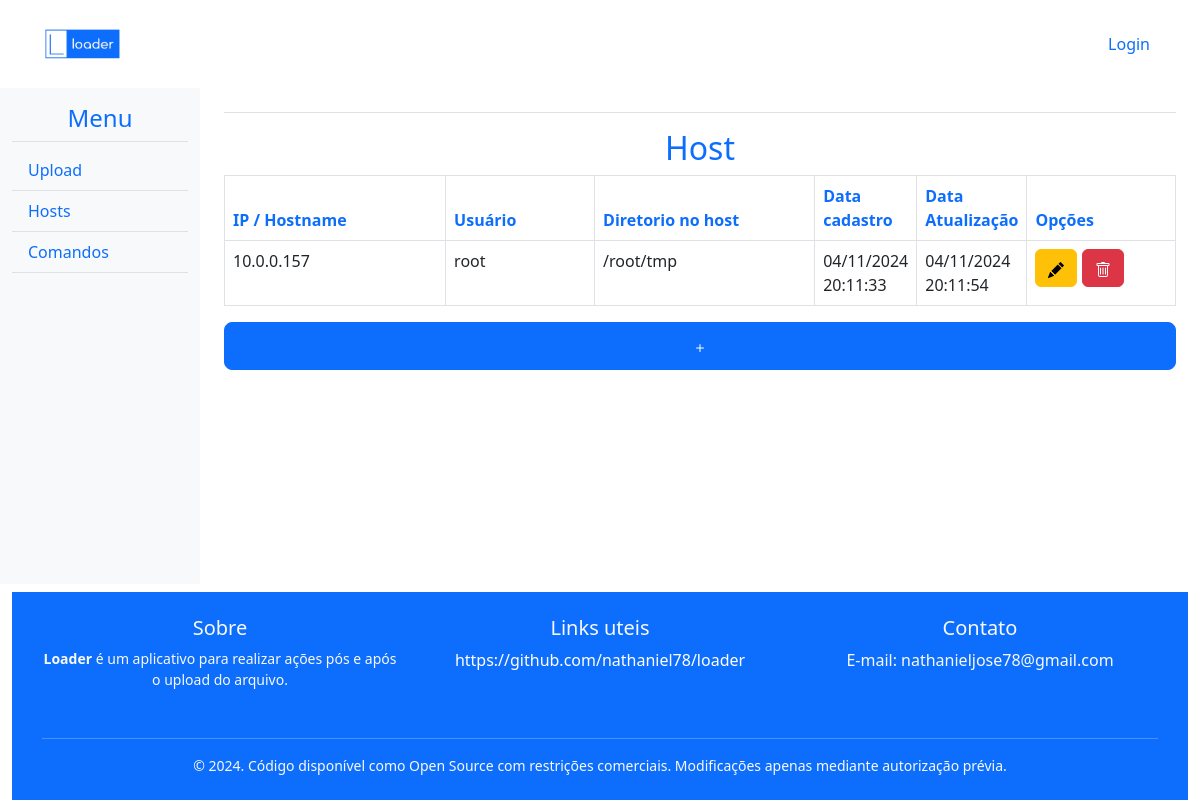
The app's page /host/list/, older data.
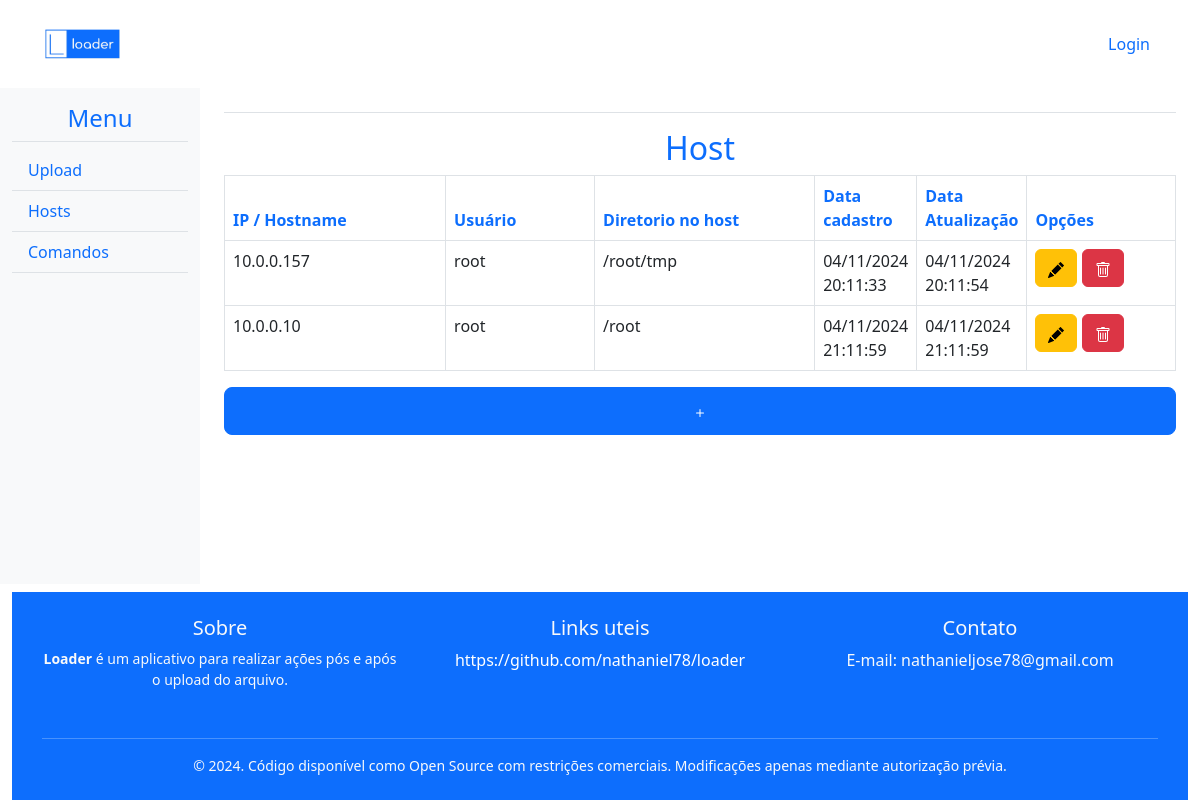
The same page, newer data.
### app/models.py (models this page shows, shortened)
class Host(models.Model):
    host_ip = models.GenericIPAddressField(blank=False, null=False)
    host_user = models.CharField(max_length=50, blank=False, null=False)
    host_password = models.CharField(max_length=200, blank=True, null=True)
    host_dir = models.CharField(max_length=255, blank=False, null=False)
    date_create = models.DateTimeField(auto_now_add=True, editable=False)
    date_update = models.DateTimeField(auto_now=True)

### app/views.py (the view)
# urls.py: path('host/list/', HostView.as_view(), name='host_list'),
class HostView(View):
    def get(self, request):
        lista = Host.objects.all()
        hosts = pagination_utils.Pagination.pg_default(request, lista, 10)
        context = {
            'hosts': hosts,
        }
        return render(request, 'pages/host.html', context)

### app/utils/pagination_utils.py (called while the page is built)
  def pg_default(request, lista, qtd=PAG_QTD):
        page = request.GET.get('page', 1) # type: ignore
        paginator = Paginator(lista, qtd)
        try:
            pg = paginator.page(page)
            return pg
        except PageNotAnInteger: # noqa: F821
            pg = pginator.page(1) # noqa: F821
            return pg
        except EmptyPage: # noqa: F821
            pg = paginator.page(paginator.num_pages)
            return pg

### app/templates/pages/host.html (shortened to what this page needs)
{% extends 'fragments/base.html' %}
{% block content %}
    <h2 class="text-center text-primary">Host</h2>
    <div class="table-responsive">
        <table class="table table-bordered" id="dataTable" width="100%" cellspacing="0">
            <thead>
                <tr>
                    <th class="col-3 text-primary">IP / Hostname</th>
                    <th class="col-2 text-primary">Usuário</th>
                    <th class="col-3 text-primary">Diretorio no host</th>
                    <th class="col-1 text-primary">Data cadastro</th>
                    <th class="col-1 text-primary">Data Atualização</th>
                    <th class="col-2 text-primary">Opções</th>
                </tr>
            </thead>
            <tbody>
                {% for host in hosts %}
                <tr>
                    <td>{{ host.host_ip|truncatewords:20 }}</td>
                    <td>{{ host.host_user|truncatewords:10 }}</td>
                    <td>{{ host.host_dir|truncatewords:10 }}</td>
                    <td>{{ host.date_create|date:"d/m/Y H:m:s" }}</td>
                    <td>{{ host.date_update|date:"d/m/Y H:m:s" }}</td>
                    <td>
                        <a class="btn btn-warning" data-toggle="popover" data-placement="top" data-content="editar"
                        data-trigger="hover" href="{% url 'host_update' host.id %}">
                        </a>
                        <a  class="btn btn-danger" data-toggle="popover" data-placement="top" data-content="Remover"
                        data-trigger="hover" href="{% url 'host_delete' host.id %}"
                        onclick="return confirm('Tem certeza que deseja excluir?');">
                        </a>
                    </td>
                    {% empty %}
                    <td class="text-center" colspan="6">
                        <span class="fs-3 text-uppercase">sem registros</span>
                    </td>
                </tr>
                {% endfor %}
            </tbody>
        </table>
    </div>
    <a href="{% url 'host_form' %}" class="btn btn-primary btn-lg btn-block w-100">
        <svg xmlns="http://www.w3.org/2000/svg" width="16" height="16" fill="currentColor" class="bi bi-plus" viewBox="0 0 16 16">
            <path d="M8 4a.5.5 0 0 1 .5.5v3h3a.5.5 0 0 1 0 1h-3v3a.5.5 0 0 1-1 0v-3h-3a.5.5 0 0 1 0-1h3v-3A.5.5 0 0 1 8 4"/>
          </svg>
    </a>
{% endblock %}

### app/templates/fragments/base.html (shortened to what this page needs)
{% load bootstrap4 %}
{% load static %}
<!DOCTYPE html>
<html lang="en">
<head>
  <link href="https://cdn.jsdelivr.net/npm/bootstrap@5.3.0/dist/css/bootstrap.min.css" rel="stylesheet">
  <link href="{% static 'css/style.css' %}" rel="stylesheet">
</head>
<body>
  <div class="container-fluid d-flex flex-column">
    {% block header %}
    {% include "fragments/header.html" %}
    {% endblock %}
    <div class="row flex-grow-1">
    {% block sidebar %}
    {% include "fragments/sidebar.html" %}
    {% endblock %}
      <main class="col-md-9 ms-sm-auto col-lg-10 px-md-4">
        <div class="d-flex justify-content-between flex-wrap flex-md-nowrap align-items-center pt-3 pb-2 mb-3 border-bottom"></div>
        <div>{% block content %}{% endblock %}</div>
      </main>
    </div>
    {% block footer %}
    {% include "fragments/footer.html" %}
    {% endblock %}
  </div>
</body>
</html>

### app/templates/fragments/header.html
{% load static %}
<header class="py-3">
    <div class="container">
        <div class="row align-items-center">
            <div class="col-md-3">
              <a href="#" class="navbar-brand text-dark">
                <img src="{% static 'image/logo_loader.png' %}" alt="Loader" width="80">
            </a>
            </div>
            <div class="col-md-9">
              <nav class="navbar navbar-expand-md justify-content-end">
                <ul class="navbar-nav ml-auto text-right">
                    <li class="nav-item text-right">
                        <a class="nav-link text-primary custom-link" href="#">Login</a>
                    </li>
                </ul>
            </nav>
            </div>
        </div>
    </div>
  </header>

### app/templates/fragments/sidebar.html
<nav id="sidebarMenu" class="sidebar col-md-3 col-lg-2 d-md-block bg-light">
    <div class="position-sticky pt-3">
        <ul class="nav flex-column">
            <li class="nav-item">
                <h4 class="text-center border-bottom pb-2 text-primary">Menu</h4>
            </li>
            <li class="nav-item">
                <a class="nav-link border-bottom pb-2 custom-link" href="{% url 'upload' %}">Upload</a>
            </li>
            <li class="nav-item">
                <a class="nav-link border-bottom pb-2 custom-link" href="{% url 'host_list' %}">Hosts</a>
            </li>
            <li class="nav-item">
                <a class="nav-link border-bottom pb-2 custom-link" href="{% url 'command_list' %}">Comandos</a>
            </li>
        </ul>
    </div>
</nav>

### app/templates/fragments/footer.html (shortened to what this page needs)
<footer class="bg-primary text-light py-4 mt-2 text-center">
    <div class="container">
        <div class="row">
            <div class="col-md-4 mb-3">
                <h5>Sobre</h5>
                <p class="small"><b>Loader</b> é um aplicativo para realizar ações pós e após o upload do arquivo.</p>
            </div>
            <div class="col-md-4 mb-3">
                <h5>Links uteis</h5>
                <ul class="list-unstyled">
                    <li><a href="#" class="link-custom-footer">https://github.com/nathaniel78/loader</a></li>
                </ul>
            </div>
            <div class="col-md-4 mb-3">
                <h5>Contato</h5>
                <ul class="list-unstyled">
                    <li> E-mail: nathanieljose78@gmail.com</li>
                </ul>
            </div>
        </div>
        <hr class="my-3">
        <div class="text-center small">
            © 2024. Código disponível como Open Source com restrições comerciais. Modificações apenas mediante autorização prévia.
        </div>
    </div>
  </footer>

### app/static/css/style.css (style rules this page uses)
html, body { height: 100%; margin: 0; display: flex; flex-direction: column; }
.container-fluid { flex: 1; display: flex; flex-direction: column; }
.row { flex: 1; }
.sidebar { height: 100%; }
.custom-link { text-decoration: none; }
footer { background-color: #0d6efd; }
.link-custom-footer { color: white; text-decoration: none; }

Row changes from the older to the newer data that the page shows:
added Host: host_ip "10.0.0.10", host_user "root", host_dir "/root", date_create "04/11/2024 21:11:59", date_update "04/11/2024 21:11:59"
